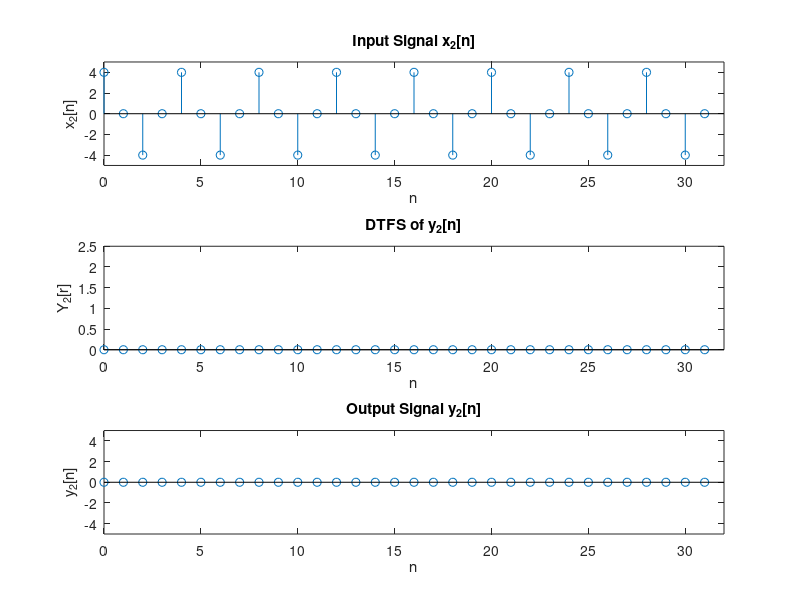

Write MATLAB code to recreate this figure.
% C. System Response

% C.3
N_0 = 32; %fundamental period
omega_0 = 2*pi/N_0; % fundamental frequency

n = 0:N_0-1; 

% Rewrite H[r] in the interval of [0,N_0-1]
H = [ones(1,5) zeros(1,23) ones(1,4)];
x2 = @(n) 4.0*cos(pi*n/2); % Input signal

for r = 0:N_0-1
    X2(r+1) = (1/N_0).*sum(x2(n).*exp(-j.*r.*(omega_0).*n));
end

r = n; 

Y2 = H.*X2; % Calculate DTFS of y2[n]

for n = 0:N_0-1
    y2(n+1) = sum(Y2.*exp(-j*r*(omega_0)*n));
end

n = r;

figure;
subplot(3,1,1);
stem(n,x2(n));
title('Input Signal x_2[n]');
axis([0 32 -5 5]);
xlabel('n');
ylabel('x_2[n]');

subplot(3,1,2);
stem(r,Y2);
title('DTFS of y_2[n]');
axis([0 32 0 2.5]);
xlabel('n');
ylabel('Y_2[r]');

subplot(3,1,3);
stem(n,y2);
title('Output Signal y_2[n]');
axis([0 32 -5 5]);
xlabel('n');
ylabel('y_2[n]');

% C.4

% x1[n] passes through the filter unaltered and x2[n] is completely 
% rejected by the filter. The reason is frequecies presented in x1[n] 
% lie inside the passband of the filter (where filter allows to pass) 
% while frequecies presented in x2[n] lie inside the reject-band of 
% the filter (where filter does not allows to pass).